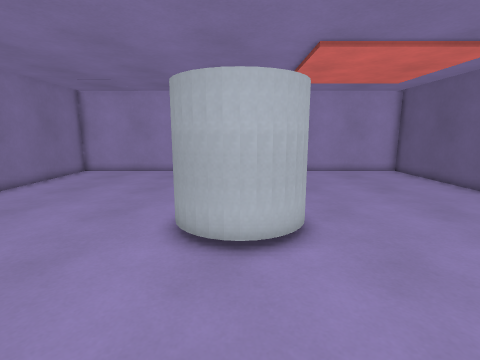
view 1 (above)

13 first-person views from a walk through a 3-D level made in the Godot game engine. The camera is 1.4 m above the floor, tilts 10° down and sees 85° across. The floor is counted in squares, 0.5 m on a side. Each view is taken from the middle of a square. On the plan, view 1 faces up. The plan holds only what a view shows up to about 19 squares ahead; the rest is blank. Surface patterns are stand-ins for the level's own textures.

view 2
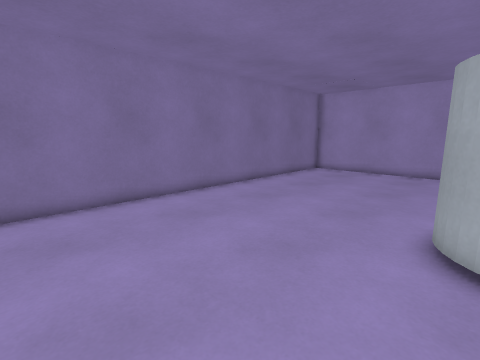

view 3
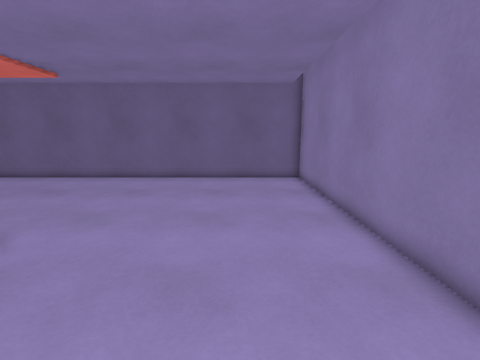

view 4
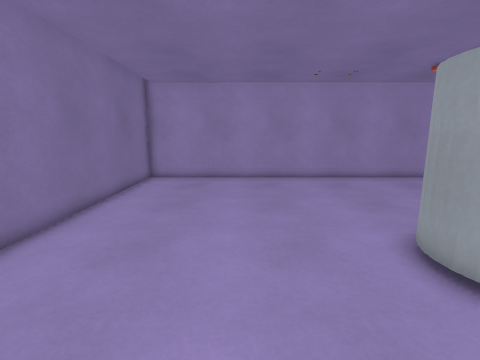

view 5
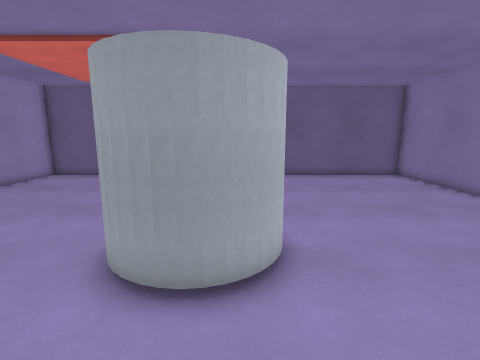

view 6
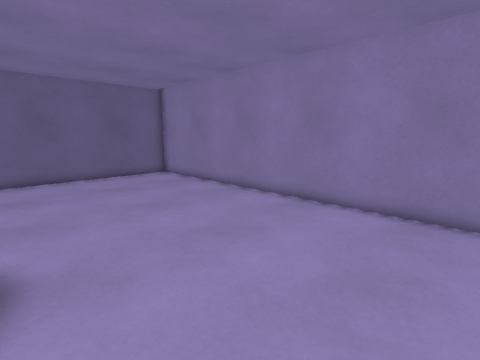

view 7
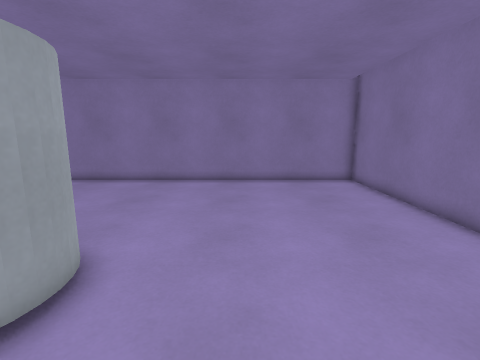

view 8
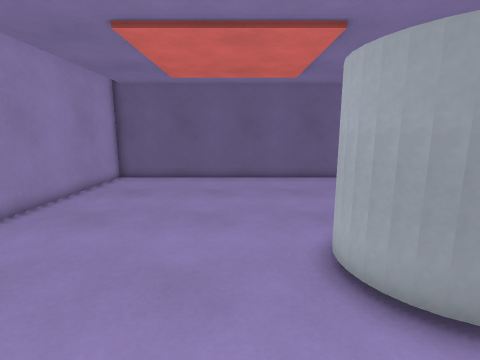

view 9
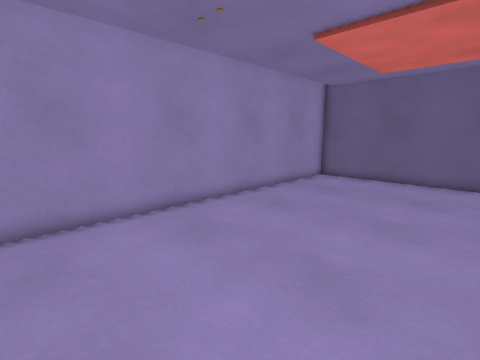

view 10
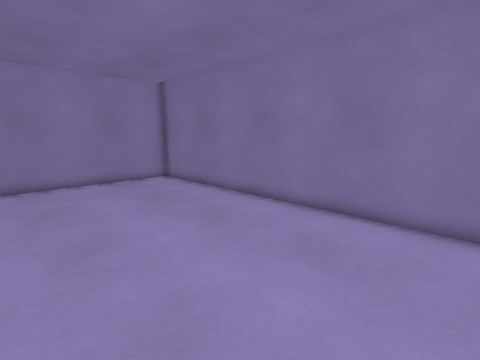

view 11
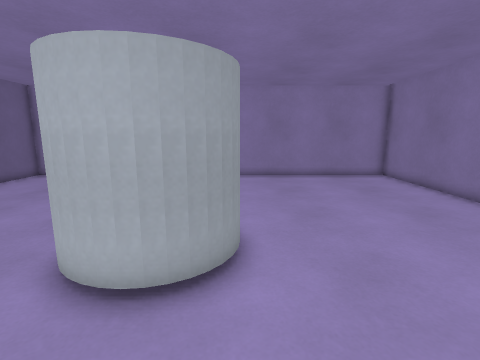

view 12
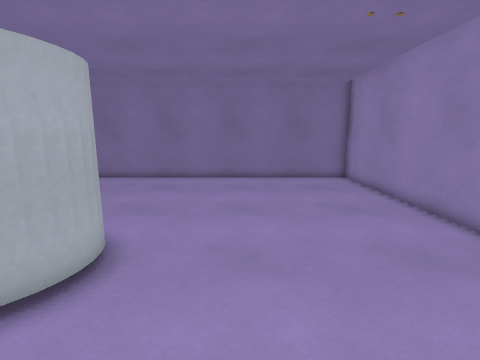

view 13
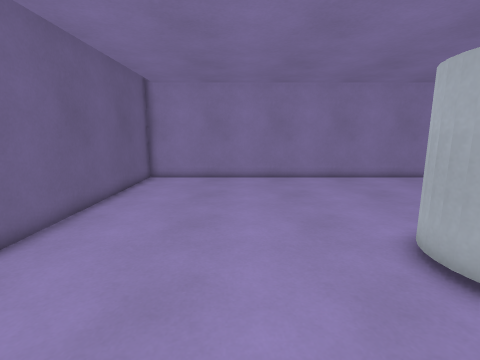

### Floor plan
Points are (right, up) in squares from view 1. A wall is a line through its corners. A room is listed if a view was taken in it or the views show most of it. See-through windows are left out.
Room 1 (views 1, 2, 3, 4, 5, 6, 7, 8, 9, 10, 11, 12, 13)
walls: (-1.6, 9.3) (-1, 9.8) (0, 10.1) (1.1, 9.7) (1.8, 9) (2.1, 8) (1.8, 7) (1.3, 6.4) (0.4, 6) (-0.8, 6.1) (-1.6, 6.7) (-1.9, 7.4) (-2, 8.4); (-0.2, 10) (0.6, 9.9) (1.3, 9.6); (-2.1, 8) (-1.8, 9) (-1.3, 9.6); (-2, 7.8) (-1.9, 8.6); (1, 9.8) (1.5, 9.4); (-0.6, 6.1) (-1.3, 6.4) (-1.8, 7) (-2.1, 8.2) (-1.5, 9.5) (-0.6, 9.9) (0.2, 10); (1.9, 8.5) (2, 7.8); (2, 8.2) (1.9, 7.4) (1.6, 6.7) (1, 6.2) (0.2, 6); (0.6, 6.1) (-0.2, 6) (-0.9, 6.2); (-11.9, 19.9) (-11.9, -3.9) (11.8, -3.9) (11.8, 19.9) (-11.9, 19.9)

Positions as (right, up) in squares from view 1, and headings:
1: (0, 0), facing up
2: (-1, 0), facing up-left
3: (-5, 0), facing right
4: (-6, 3), facing up
5: (-6, 7), facing right
6: (-6, 6), facing down-right
7: (-5, 12), facing down
8: (-5, 12), facing right
9: (-5, 11), facing up-right
10: (-3, 12), facing down-left
11: (-2, 14), facing down
12: (5, 13), facing left
13: (6, 13), facing down
